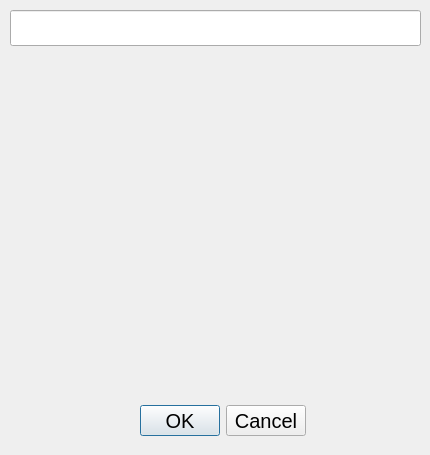
<?xml version="1.0" encoding="UTF-8"?>
<ui version="4.0">
 <class>Numpad</class>
 <widget class="QDialog" name="Numpad">
  <property name="geometry">
   <rect>
    <x>0</x>
    <y>0</y>
    <width>430</width>
    <height>455</height>
   </rect>
  </property>
  <property name="windowTitle">
   <string>Numpad</string>
  </property>
  <widget class="QWidget" name="verticalLayoutWidget">
   <property name="geometry">
    <rect>
     <x>0</x>
     <y>80</y>
     <width>426</width>
     <height>306</height>
    </rect>
   </property>
   <layout class="QVBoxLayout" name="VL">
    <property name="sizeConstraint">
     <enum>QLayout::SetDefaultConstraint</enum>
    </property>
    <property name="leftMargin">
     <number>20</number>
    </property>
    <property name="topMargin">
     <number>10</number>
    </property>
    <property name="rightMargin">
     <number>20</number>
    </property>
    <property name="bottomMargin">
     <number>10</number>
    </property>
   </layout>
  </widget>
  <widget class="QDialogButtonBox" name="buttonBox">
   <property name="geometry">
    <rect>
     <x>135</x>
     <y>405</y>
     <width>171</width>
     <height>31</height>
    </rect>
   </property>
   <property name="sizePolicy">
    <sizepolicy hsizetype="Minimum" vsizetype="Fixed">
     <horstretch>0</horstretch>
     <verstretch>0</verstretch>
    </sizepolicy>
   </property>
   <property name="font">
    <font>
     <pointsize>15</pointsize>
    </font>
   </property>
   <property name="orientation">
    <enum>Qt::Horizontal</enum>
   </property>
   <property name="standardButtons">
    <set>QDialogButtonBox::Cancel|QDialogButtonBox::Ok</set>
   </property>
  </widget>
  <widget class="QLineEdit" name="le_Entry">
   <property name="geometry">
    <rect>
     <x>10</x>
     <y>10</y>
     <width>411</width>
     <height>36</height>
    </rect>
   </property>
   <property name="font">
    <font>
     <pointsize>20</pointsize>
     <weight>50</weight>
     <bold>false</bold>
    </font>
   </property>
  </widget>
  <widget class="QLabel" name="l_Val_mV">
   <property name="enabled">
    <bool>true</bool>
   </property>
   <property name="geometry">
    <rect>
     <x>225</x>
     <y>55</y>
     <width>111</width>
     <height>26</height>
    </rect>
   </property>
   <property name="font">
    <font>
     <pointsize>12</pointsize>
    </font>
   </property>
   <property name="text">
    <string/>
   </property>
  </widget>
  <widget class="QLabel" name="l_mV">
   <property name="enabled">
    <bool>true</bool>
   </property>
   <property name="geometry">
    <rect>
     <x>140</x>
     <y>55</y>
     <width>76</width>
     <height>26</height>
    </rect>
   </property>
   <property name="font">
    <font>
     <pointsize>12</pointsize>
    </font>
   </property>
   <property name="text">
    <string/>
   </property>
  </widget>
 </widget>
 <resources/>
 <connections>
  <connection>
   <sender>buttonBox</sender>
   <signal>accepted()</signal>
   <receiver>Numpad</receiver>
   <slot>accept()</slot>
   <hints>
    <hint type="sourcelabel">
     <x>248</x>
     <y>254</y>
    </hint>
    <hint type="destinationlabel">
     <x>157</x>
     <y>274</y>
    </hint>
   </hints>
  </connection>
  <connection>
   <sender>buttonBox</sender>
   <signal>rejected()</signal>
   <receiver>Numpad</receiver>
   <slot>reject()</slot>
   <hints>
    <hint type="sourcelabel">
     <x>316</x>
     <y>260</y>
    </hint>
    <hint type="destinationlabel">
     <x>286</x>
     <y>274</y>
    </hint>
   </hints>
  </connection>
 </connections>
</ui>
